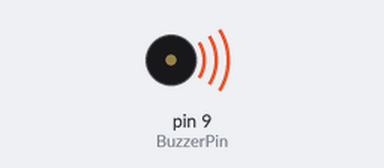
Simulated run of this sketch. Board: Arduino Uno, built with avr-gcc and run on an emulated ATmega328P. Parts: buzzer (waves = sounding).

Above: at 0.5 s.
At 3.5 s:
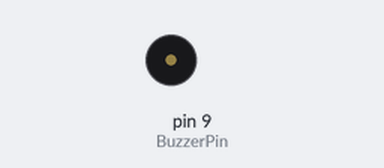
Timing chart, 0 to 5.2 s (numbered marks = the images above):
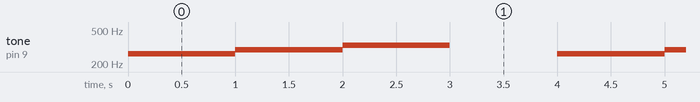

Measured:
- by itself, tone on pin 9 (BuzzerPin): repeats every 4.0 s: 294 Hz 1.0 s, 330 Hz 1.0 s, silent 1.0 s, 262 Hz 1.0 s

The sketch:

_09_1.ino
```cpp
int BuzzerPin = 9;

void setup() {
  pinMode(BuzzerPin, OUTPUT); //부저핀을 출력으로 설정
}

void loop() {
    tone(BuzzerPin,262); //도
    delay(1000); //1초동안 기다린다
    tone(BuzzerPin,294); //레
    delay(1000); //1초동안 기다린다
    tone(BuzzerPin,330); //미
    delay(1000); //1초동안 기다린다
    noTone(BuzzerPin);   //핀의 출력을 끈다
    delay(1000); //1초동안 기다린다
}
```
